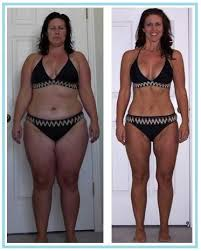
//> input picture BodyCV/BAFem.jpeg, 201 x 251 px
$ ./imageproc2 BAFem.jpeg   (built with g++ and OpenCV 4)
//> lines starting //> are read from the running program, lines starting //| are printed output that depends on the picture; after the words box and inside, x2 and y2 are one past the last pixel; in counts of white or black regions, pixels touching at a corner belong together
#include "opencv2/imgproc/imgproc.hpp"
#include "opencv2/highgui/highgui.hpp"
#include <stdlib.h>
#include <stdio.h>
#include <iostream>
#include <typeinfo>

using namespace cv;
using namespace std;

/** @function main */
int main( int argc, char** argv )
{
  // cout << argc << endl;
  // return argc;
  Mat src, src_gray;
  Mat grad;
  // char* window_name = "Sobel Demo - Simple Edge Detector";
  int scale = 1;
  int delta = 0;
  int ddepth = CV_16S;
  RNG rng(12345);

  // cout << argv[1] << endl;
  /// Load an image
  src = imread(argv[1]);
//> src is the input picture: 251 rows x 201 cols, CV_8UC3; mean B, G, R 129.7, 127.7, 139.6

  // cout << !src.data << endl;
  if( !src.data )
  { return -1; }

  GaussianBlur(src, src, Size(3,3), 0, 0, BORDER_DEFAULT );

  /// Convert it to gray
  cvtColor( src, src_gray, CV_BGR2GRAY );
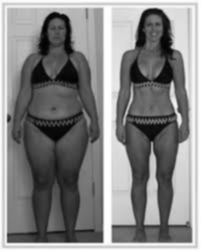
//> src_gray: 251 rows x 201 cols, CV_8UC1; min 0, max 255, mean 131.6

  // [8 lines of commented-out code are left out]
  Mat grad_x, grad_y;
  Mat abs_grad_x, abs_grad_y;

  /// Gradient X
  //Scharr( src_gray, grad_x, ddepth, 1, 0, scale, delta, BORDER_DEFAULT );
  Sobel( src_gray, grad_x, ddepth, 1, 0, 3, scale, delta, BORDER_DEFAULT );
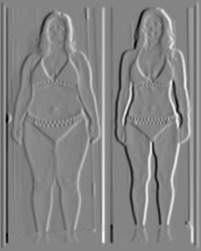
//> grad_x: 251 rows x 201 cols, CV_16SC1; min -645, max 593, mean 0.3; drawn with min black and max white
  convertScaleAbs( grad_x, abs_grad_x );
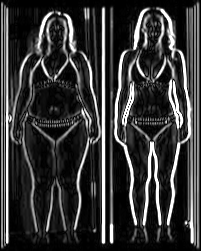
//> abs_grad_x: 251 rows x 201 cols, CV_8UC1; min 0, max 255, mean 54.3

  /// Gradient Y
  //Scharr( src_gray, grad_y, ddepth, 0, 1, scale, delta, BORDER_DEFAULT );
  Sobel( src_gray, grad_y, ddepth, 0, 1, 3, scale, delta, BORDER_DEFAULT );
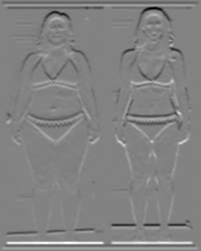
//> grad_y: 251 rows x 201 cols, CV_16SC1; min -691, max 656, mean 0; drawn with min black and max white
  convertScaleAbs( grad_y, abs_grad_y );
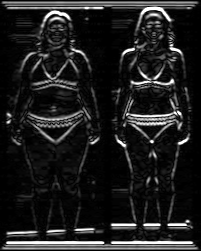
//> abs_grad_y: 251 rows x 201 cols, CV_8UC1; min 0, max 255, mean 30.1

  /// Total Gradient (approximate)
  addWeighted( abs_grad_x, 0.5, abs_grad_y, 0.5, 0, grad );
  threshold(grad, grad, 75, 255, THRESH_TOZERO);
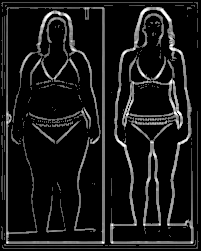
//> grad: 251 rows x 201 cols, CV_8UC1; min 0, max 255, mean 24.3

  // [6 lines of commented-out code are left out]

  vector<vector<Point> > contours;
  vector<Vec4i> hierarchy;
  findContours( grad, contours, hierarchy, CV_RETR_EXTERNAL, CV_CHAIN_APPROX_SIMPLE, Point(0, 0));
//> contours = 39 contours, 37 with area under 20; largest, box (x1, y1, x2, y2) and area: (4, 7, 105, 246) 23122, (110, 7, 194, 244) 13342

  Mat drawing = Mat::zeros( grad.size(), CV_8UC3 );
  int maximum;
  int bottomIdx;
  int bottomCoord;
  int topIdx;
  int topCoord;
  float currArea;
  float maxArea;

  for( int i = 0; i < contours.size(); i++ ) {
    currArea = contourArea(contours[i]);
    if (currArea > maxArea) {
      maxArea = currArea;
      maximum = i;
    }
  }
//> this loop made 39 passes
//> (currArea, maxArea) on passes 30 to 31: (13342, 13342), (23122.5, 23122.5)
//> after the loop, maxArea = 23122.5; maximum = 30

  Scalar color = Scalar( rng.uniform(0, 255), rng.uniform(0,255), rng.uniform(0,255) );
  drawContours( drawing, contours, maximum, color, 2, 8, hierarchy, 0, Point() );
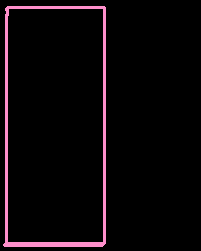
//> drawing: 251 rows x 201 cols, CV_8UC3; mean B, G, R 8.9, 6.3, 11.1

  for (int i=0; i < contours[maximum].size(); i++) {
    if (contours[maximum][i].y > bottomCoord) {
      bottomCoord = contours[maximum][i].y;
      bottomIdx = i;
    }

    if (contours[maximum][i].y < topCoord) {
      topCoord = contours[maximum][i].y;
      topIdx = i;
    }

  }
//> this loop made 17 passes
//> bottomCoord on passes 1, 2, 3, 4, 5, 6, 7, 8, 10: 7, 8, 9, 10, 14, 15, 243, 244, 245
//> after the loop, bottomCoord = 245; bottomIdx = 9; topCoord = 0; topIdx = 0

  // [5 lines of commented-out code are left out]

  imwrite( "./outline1.jpg", drawing);
  // waitKey(0);
  cout << maxArea;
//| 23122.5
  return maxArea;
  }
